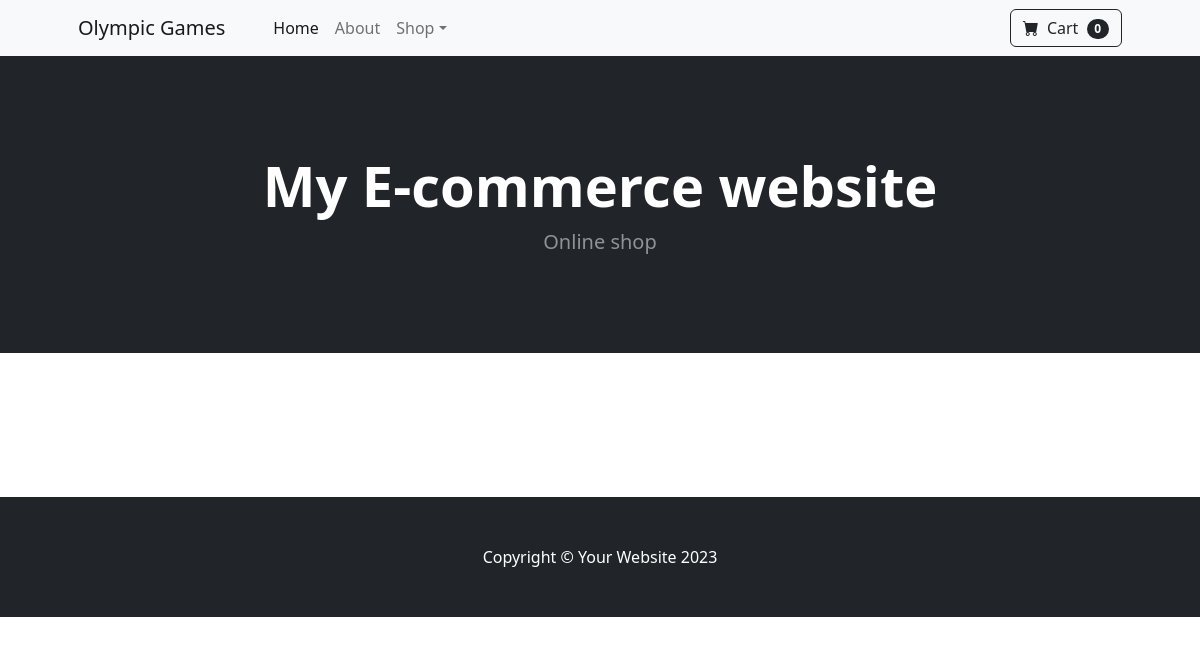
The page /ticket/ on the database as committed earlier.
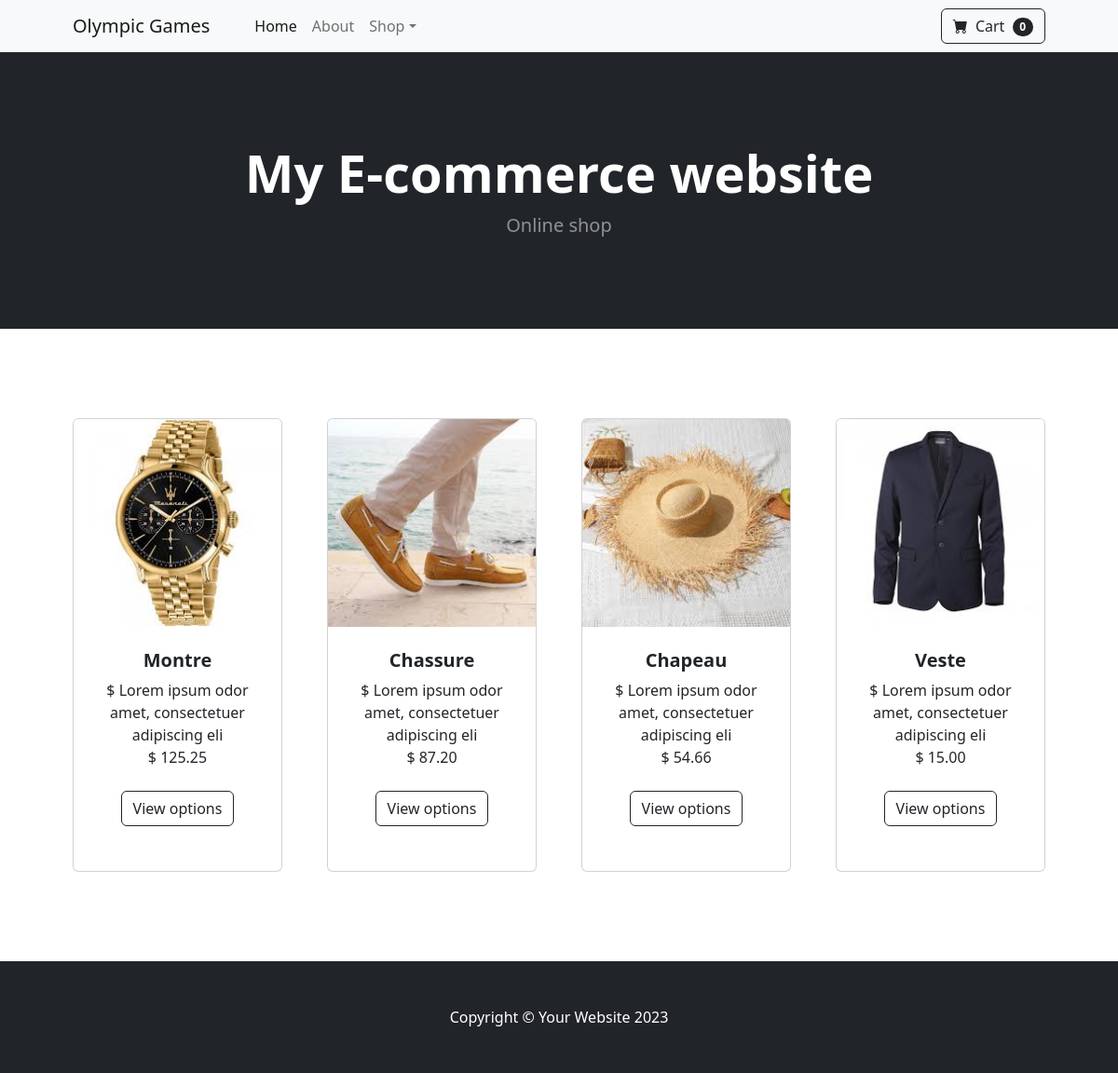
The same page on the database as committed later.
### ticket/models.py (models this page shows, shortened)
class Product(models.Model):
    name = models.CharField(max_length=50)
    price = models.DecimalField(default=0, decimal_places=2, max_digits=6)
    Category = models.ForeignKey(Category, on_delete=models.CASCADE, default=1) # one to many relation
    Description = models.TextField(max_length=250, default='', blank=True, null=True)
    Image = models.ImageField(upload_to='uploads/product/')

### ticket/views.py (the view)
# urls.py: 2. Add a URL to urlpatterns:  path('', views.home, name='home')
def home(request):
    products = Product.objects.all()
    context = {'products': products}
    return render(request, 'ticket/index.html', context )

### templates/ticket/index.html (shortened to what this page needs)
{% extends 'base.html' %}
{% load static %}
{% block header %}
<header class="bg-dark py-5">
    <div class="container px-4 px-lg-5 my-5">
        <div class="text-center text-white">
            <h1 class="display-4 fw-bolder">My E-commerce website</h1>
            <p class="lead fw-normal text-white-50 mb-0">
                Online shop
            </p>
        </div>
    </div>
</header>
{% endblock header %}
{% block content %}
    <section class="py-5">
        <div class="container px-4 px-lg-5 mt-5">
            <div
                class="row gx-4 gx-lg-5 row-cols-2 row-cols-md-3 row-cols-xl-4 justify-content-center"
            >
            {% for product in products %}
                <div class="col mb-5">
                    <div class="card h-100">
                        <img
                            class="card-img-top"
                            src="{{ product.Image.url }}"
                            alt="..."
                        />
                        <div class="card-body p-4">
                            <div class="text-center">
                                <h5 class="fw-bolder">{{ product.name }}</h5>
                                    $ {{ product.Description | slice:":50"}}
                                    <br>
                                    $ {{product.price}}
                            </div>
                        </div>
                        <div
                            class="card-footer p-4 pt-0 border-top-0 bg-transparent"
                        >
                            <div class="text-center">
                                <a
                                    class="btn btn-outline-dark mt-auto"
                                    href="#"
                                    >View options</a
                                >
                            </div>
                        <div
                        class="card-footer p-4 pt-0 border-top-0 bg-transparent"
                    >
                    </div>
                        </div>
                    </div>
                </div>
            {% endfor %}
                    </div>
                </div>
    </section>
    {% endblock content %}

### templates/base.html (shortened to what this page needs)
{% load static %}
<!DOCTYPE html>
<html lang="en">
    <head>
        <link
            href="{% static 'https://cdn.jsdelivr.net/npm/bootstrap-icons@1.5.0/font/bootstrap-icons.css' %}"
            rel="stylesheet"
        />
        <link href="{% static 'css/styles.css' %}" rel="stylesheet" />
    </head>
    <body>
        {% include 'ticket/navbar.html' %}
        {% block header %} {% endblock header %}
        {% block content %} {% endblock content %}
        <footer class="py-5 bg-dark">
            <div class="container">
                <p class="m-0 text-center text-white">
                    Copyright &copy; Your Website 2023
                </p>
            </div>
        </footer>
    </body>
</html>

### templates/ticket/navbar.html (shortened to what this page needs)
<nav class="navbar navbar-expand-lg navbar-light bg-light">
    <div class="container px-4 px-lg-5">
        <a class="navbar-brand" href="#!">Olympic Games</a>
        <div class="collapse navbar-collapse" id="navbarSupportedContent">
            <ul class="navbar-nav me-auto mb-2 mb-lg-0 ms-lg-4">
                <li class="nav-item">
                    <a class="nav-link active" aria-current="page" href=""
                        >Home</a
                    >
                </li>
                <li class="nav-item">
                    <a class="nav-link" href="#!">About</a>
                </li>
                <li class="nav-item dropdown">
                    <a
                        class="nav-link dropdown-toggle"
                        id="navbarDropdown"
                        href="#"
                        role="button"
                        data-bs-toggle="dropdown"
                        aria-expanded="false"
                        >Shop</a
                    >
                </li>
            </ul>
            <form class="d-flex">
                <button class="btn btn-outline-dark" type="submit">
                    <i class="bi-cart-fill me-1"></i>
                    Cart
                    <span class="badge bg-dark text-white ms-1 rounded-pill"
                        >0</span
                    >
                </button>
            </form>
        </div>
    </div>
</nav>

Rows that differ between the two databases and show on the page:
added Product: Image (picture), name "Montre", Description "Lorem ipsum odor amet, consectetuer adipiscing eli", price "125.25"
added Product: Image (picture), name "Chassure", Description "Lorem ipsum odor amet, consectetuer adipiscing eli", price "87.20"
added Product: Image (picture), name "Chapeau", Description "Lorem ipsum odor amet, consectetuer adipiscing eli", price "54.66"
added Product: Image (picture), name "Veste", Description "Lorem ipsum odor amet, consectetuer adipiscing eli", price "15.00"
